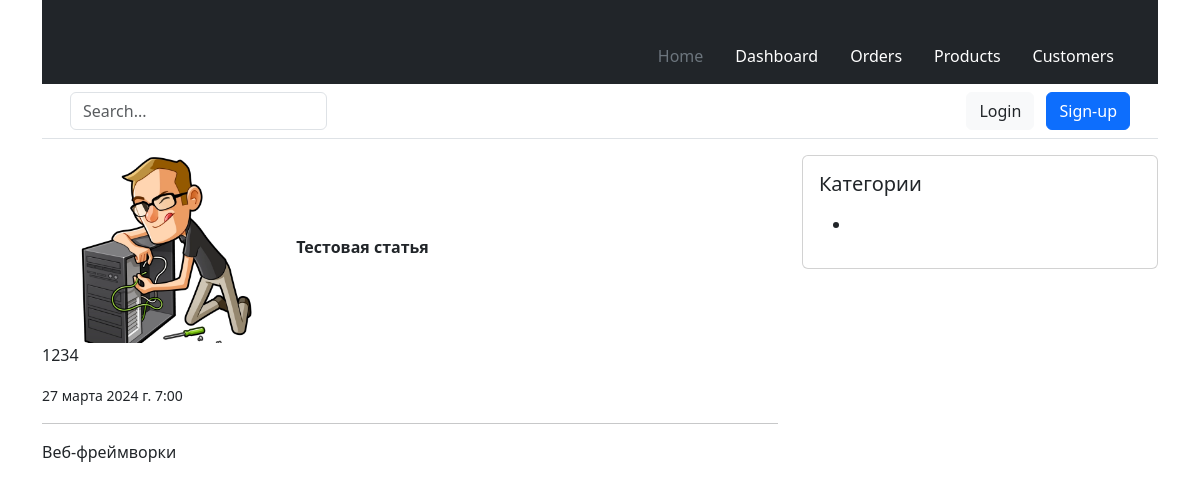
Screenshot of /articles/testovaya-statya/ with the database file from the repository.
### modules/blog/models.py (models this page shows, shortened)
class Article(models.Model):
    STATUS_OPTIONS = (
        ('published', 'Опубликовано'),
        ('draft', 'Черновик')
    )
    title = models.CharField(verbose_name='Заголовок', max_length=255)
    slug = models.SlugField(verbose_name='URL', max_length=255, blank=True, unique=True)
    category = TreeForeignKey('Category', on_delete=models.PROTECT, related_name='articles', verbose_name='Категория')
    short_description = models.TextField(verbose_name='Краткое описание', max_length=500)
    full_description = models.TextField(verbose_name='Полное описание')
    thumbnail = models.ImageField(
        verbose_name='Превью поста',
        blank=True,
        upload_to='images/thumbnails/%Y/%m/%d/',
        validators=[FileExtensionValidator(allowed_extensions=('png', 'jpg', 'webp', 'jpeg', 'gif'))]
    )
    status = models.CharField(choices=STATUS_OPTIONS, default='published', verbose_name='Статус поста', max_length=10)
    time_create = models.DateTimeField(auto_now_add=True, verbose_name='Время добавления')
    time_update = models.DateTimeField(auto_now=True, verbose_name='Время обновления')
    author = models.ForeignKey(to=User, verbose_name='Автор', on_delete=models.SET_DEFAULT, related_name='author_posts',
                               default=1)
    updater = models.ForeignKey(to=User, verbose_name='Обновил', on_delete=models.SET_NULL, null=True,
                                related_name='updater_posts', blank=True)
    fixed = models.BooleanField(verbose_name='Зафиксировано', default=False)
    class Meta:
        db_table = 'app_articles'
        ordering = ['-fixed', '-time_create']
        indexes = [models.Index(fields=['-fixed', '-time_create', 'status'])]
        verbose_name = 'Статья'
        verbose_name_plural = 'Статьи'

class Category(MPTTModel):
    title = models.CharField(max_length=255, verbose_name='Название категории')
    slug = models.SlugField(max_length=255, verbose_name='URL категории', blank=True)
    description = models.TextField(verbose_name='Описание категории', max_length=300)
    parent = TreeForeignKey(
        'self',
        on_delete=models.CASCADE,
        null=True,
        blank=True,
        db_index=True,
        related_name='children',
        verbose_name='Родительская категория'
    )
    class MPTTMeta:
        order_insertion_by = ('title',)
    class Meta:
        verbose_name = 'Категория'
        verbose_name_plural = 'Категории'
        db_table = 'app_categories'

### modules/blog/views.py (the view)
# urls.py: path('articles/<str:slug>/', ArticleDetailView.as_view(), name='articles_detail'),
class ArticleDetailView(DetailView):
    model = Article
    template_name = 'blog/articles_detail.html'
    context_object_name = 'article'
    def get_context_data(self, **kwargs):
        context = super().get_context_data(**kwargs)
        context['title'] = self.object.title
        return context

### templates/blog/articles_detail.html
{% extends 'main.html' %}
{% block content %}
        <img src={{ article.thumbnail.url }} alt={{ article.title }} width="250"/>
        <strong>{{ article.title }}</strong>
        <p>{{ article.full_description }}</p>
        <small>{{ article.time_create }}</small>
        <hr>
        <span>{{ article.category.title }}</span>
{% endblock %}

### rows the page displays
Article: thumbnail (picture), title "Тестовая статья", full_description "1234", time_create "27 марта 2024 г. 7:00", category "Веб-фреймворки"
